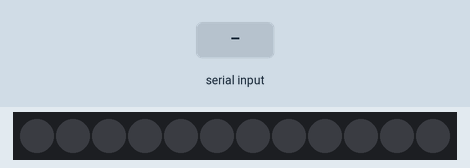
Recording of a sketch running on a simulated Arduino Uno, built with avr-gcc and run on an emulated ATmega328P. Parts: 12 RGB LEDs in strip order, left to right. Inputs (shaded band) come from the test bench. Dim RGB values are drawn brighter than linear; what the sketch prints to the serial monitor is not drawn.

Above: at 1.2 s.
1.3 s: "1" received over Serial
At 2.0 s:
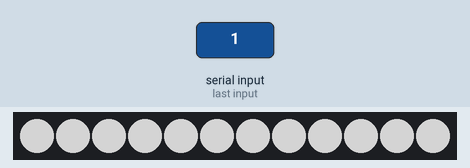
2.8 s: "+" received over Serial
4.3 s: "2" received over Serial
At 5.5 s:
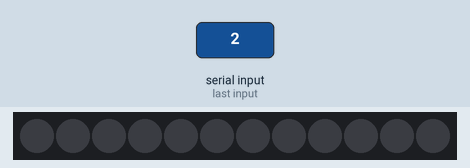
Timing chart, 0 to 7.3 s (numbered marks = the images above; inputs shaded):
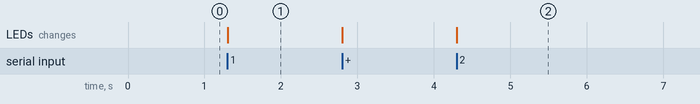

The sketch:

neo_LED.ino
```cpp
#include <Adafruit_NeoPixel.h>

#define PIN 8
#define NUMPIXELS 12

Adafruit_NeoPixel pixels(NUMPIXELS, PIN, NEO_GRB + NEO_KHZ800);

int brightness = 128;  // 초기 밝기 (0~255)

void setup() {
  Serial.begin(9600);
  pixels.begin();
  pixels.setBrightness(brightness);
  pixels.clear();
  pixels.show();

  Serial.println("1: 흰색 ON");
  Serial.println("2: OFF");
  Serial.println("+: 밝기 증가 / -: 밝기 감소");
}

void loop() {
  if (Serial.available()) {
    char input = Serial.read();

    if (input == '1') {
      for (int i = 0; i < NUMPIXELS; i++) {
        pixels.setPixelColor(i, pixels.Color(255, 255, 255));
      }
      pixels.show();
    }
    else if (input == '2') {
      pixels.clear();
      pixels.show();
    }
    else if (input == '+') {
      brightness += 20;
      brightness = constrain(brightness, 0, 255);
      pixels.setBrightness(brightness);
      pixels.show();
      Serial.print("밝기 ↑: ");
      Serial.println(brightness);
    }
    else if (input == '-') {
      brightness -= 20;
      brightness = constrain(brightness, 0, 255);
      pixels.setBrightness(brightness);
      pixels.show();
      Serial.print("밝기 ↓: ");
      Serial.println(brightness);
    }
  }
}
```

Measured:
- after the input at 1.3 s, the LEDs: change at once (image 1)
- after the input at 4.3 s, the LEDs: change at once (image 2)
